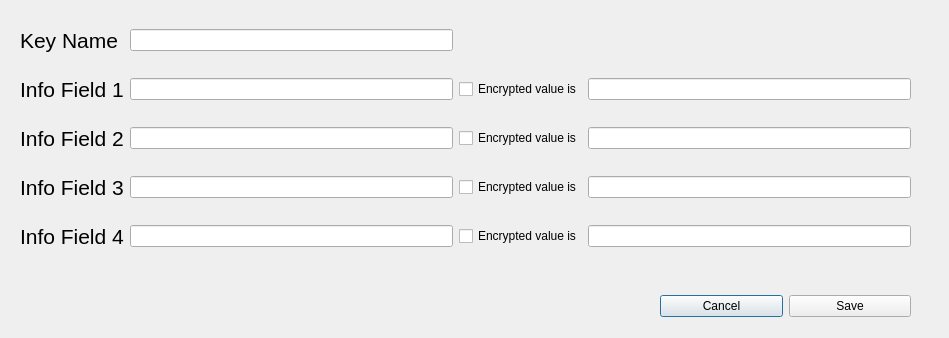
<?xml version="1.0" encoding="UTF-8"?>
<ui version="4.0">
 <class>KeyAddChangeDialog</class>
 <widget class="QDialog" name="KeyAddChangeDialog">
  <property name="geometry">
   <rect>
    <x>0</x>
    <y>0</y>
    <width>949</width>
    <height>338</height>
   </rect>
  </property>
  <property name="windowTitle">
   <string>Dialog</string>
  </property>
  <widget class="QWidget" name="">
   <property name="geometry">
    <rect>
     <x>20</x>
     <y>10</y>
     <width>891</width>
     <height>261</height>
    </rect>
   </property>
   <layout class="QGridLayout" name="gridLayout">
    <item row="0" column="0">
     <widget class="QLabel" name="label">
      <property name="font">
       <font>
        <pointsize>16</pointsize>
       </font>
      </property>
      <property name="text">
       <string>Key Name</string>
      </property>
     </widget>
    </item>
    <item row="0" column="1">
     <widget class="QLineEdit" name="nameEdit"/>
    </item>
    <item row="1" column="0">
     <widget class="QLabel" name="label_2">
      <property name="font">
       <font>
        <pointsize>16</pointsize>
       </font>
      </property>
      <property name="text">
       <string>Info Field 1</string>
      </property>
     </widget>
    </item>
    <item row="1" column="1">
     <widget class="QLineEdit" name="info1Edit"/>
    </item>
    <item row="1" column="2">
     <widget class="QCheckBox" name="info1Check">
      <property name="text">
       <string>Encrypted value is</string>
      </property>
     </widget>
    </item>
    <item row="1" column="3">
     <widget class="QLineEdit" name="code1Edit"/>
    </item>
    <item row="2" column="0">
     <widget class="QLabel" name="label_3">
      <property name="font">
       <font>
        <pointsize>16</pointsize>
       </font>
      </property>
      <property name="text">
       <string>Info Field 2</string>
      </property>
     </widget>
    </item>
    <item row="2" column="1">
     <widget class="QLineEdit" name="info2Edit"/>
    </item>
    <item row="2" column="2">
     <widget class="QCheckBox" name="info2Check">
      <property name="text">
       <string>Encrypted value is</string>
      </property>
     </widget>
    </item>
    <item row="2" column="3">
     <widget class="QLineEdit" name="code2Edit"/>
    </item>
    <item row="3" column="0">
     <widget class="QLabel" name="label_4">
      <property name="font">
       <font>
        <pointsize>16</pointsize>
       </font>
      </property>
      <property name="text">
       <string>Info Field 3</string>
      </property>
     </widget>
    </item>
    <item row="3" column="1">
     <widget class="QLineEdit" name="info3Edit"/>
    </item>
    <item row="3" column="2">
     <widget class="QCheckBox" name="info3Check">
      <property name="text">
       <string>Encrypted value is</string>
      </property>
     </widget>
    </item>
    <item row="3" column="3">
     <widget class="QLineEdit" name="code3Edit"/>
    </item>
    <item row="4" column="0">
     <widget class="QLabel" name="label_5">
      <property name="font">
       <font>
        <pointsize>16</pointsize>
       </font>
      </property>
      <property name="text">
       <string>Info Field 4</string>
      </property>
     </widget>
    </item>
    <item row="4" column="1">
     <widget class="QLineEdit" name="info4Edit"/>
    </item>
    <item row="4" column="2">
     <widget class="QCheckBox" name="info4Check">
      <property name="text">
       <string>Encrypted value is</string>
      </property>
     </widget>
    </item>
    <item row="4" column="3">
     <widget class="QLineEdit" name="code4Edit"/>
    </item>
   </layout>
  </widget>
  <widget class="QWidget" name="">
   <property name="geometry">
    <rect>
     <x>660</x>
     <y>290</y>
     <width>251</width>
     <height>32</height>
    </rect>
   </property>
   <layout class="QHBoxLayout" name="horizontalLayout">
    <item>
     <widget class="QPushButton" name="pushButton">
      <property name="text">
       <string>Cancel</string>
      </property>
     </widget>
    </item>
    <item>
     <widget class="QPushButton" name="pushButton_2">
      <property name="text">
       <string>Save</string>
      </property>
     </widget>
    </item>
   </layout>
  </widget>
 </widget>
 <resources/>
 <connections>
  <connection>
   <sender>pushButton</sender>
   <signal>clicked()</signal>
   <receiver>KeyAddChangeDialog</receiver>
   <slot>reject()</slot>
   <hints>
    <hint type="sourcelabel">
     <x>710</x>
     <y>300</y>
    </hint>
    <hint type="destinationlabel">
     <x>557</x>
     <y>301</y>
    </hint>
   </hints>
  </connection>
  <connection>
   <sender>pushButton_2</sender>
   <signal>clicked()</signal>
   <receiver>KeyAddChangeDialog</receiver>
   <slot>save_clicked()</slot>
   <hints>
    <hint type="sourcelabel">
     <x>831</x>
     <y>299</y>
    </hint>
    <hint type="destinationlabel">
     <x>824</x>
     <y>251</y>
    </hint>
   </hints>
  </connection>
  <connection>
   <sender>info1Check</sender>
   <signal>clicked()</signal>
   <receiver>KeyAddChangeDialog</receiver>
   <slot>code_clicked()</slot>
   <hints>
    <hint type="sourcelabel">
     <x>484</x>
     <y>91</y>
    </hint>
    <hint type="destinationlabel">
     <x>484</x>
     <y>29</y>
    </hint>
   </hints>
  </connection>
  <connection>
   <sender>info2Check</sender>
   <signal>clicked()</signal>
   <receiver>KeyAddChangeDialog</receiver>
   <slot>code_clicked()</slot>
   <hints>
    <hint type="sourcelabel">
     <x>545</x>
     <y>130</y>
    </hint>
    <hint type="destinationlabel">
     <x>583</x>
     <y>20</y>
    </hint>
   </hints>
  </connection>
  <connection>
   <sender>info3Check</sender>
   <signal>clicked()</signal>
   <receiver>KeyAddChangeDialog</receiver>
   <slot>code_clicked()</slot>
   <hints>
    <hint type="sourcelabel">
     <x>506</x>
     <y>182</y>
    </hint>
    <hint type="destinationlabel">
     <x>634</x>
     <y>51</y>
    </hint>
   </hints>
  </connection>
  <connection>
   <sender>info4Check</sender>
   <signal>clicked()</signal>
   <receiver>KeyAddChangeDialog</receiver>
   <slot>code_clicked()</slot>
   <hints>
    <hint type="sourcelabel">
     <x>476</x>
     <y>234</y>
    </hint>
    <hint type="destinationlabel">
     <x>246</x>
     <y>272</y>
    </hint>
   </hints>
  </connection>
 </connections>
 <slots>
  <slot>save_clicked()</slot>
  <slot>code_clicked()</slot>
 </slots>
</ui>
